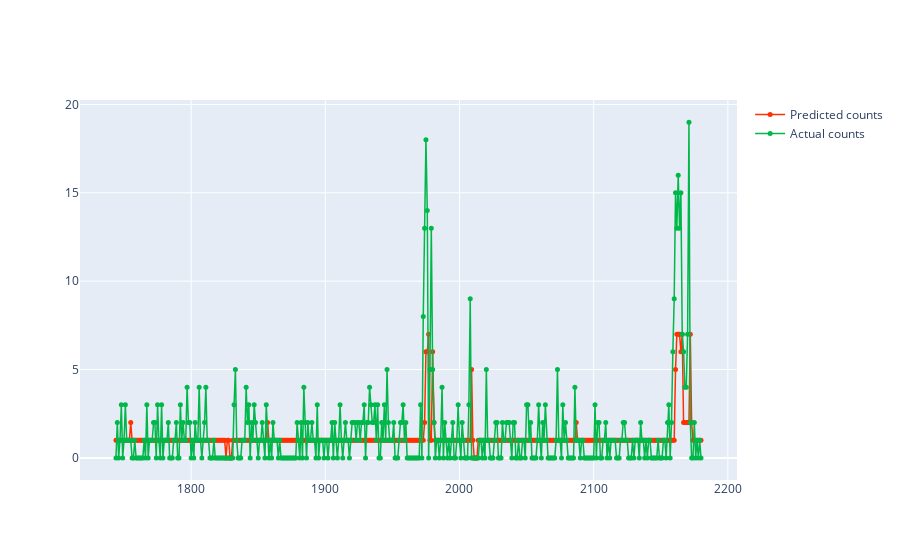

Write notebook code for a chart like this one.
### Code cell
import plotly.graph_objects as go

fig = go.Figure()
fig.add_trace(go.Scatter(x = X_test.index, y = [*map(round, GBDTmodel.predict(X_test))],
                    mode = 'lines+markers',
                    name = 'Predicted counts',
                         marker = dict(color = '#FF3100', size = 5),
                         line = dict(color = '#FF3100', width = 1.5)
                         ))
fig.add_trace(go.Scatter(x = X_test.index, y = y_test,
                    mode = 'lines+markers',
                    name = 'Actual counts',
                         marker = dict(color = '#00B74A', size = 5),
                         line = dict(color = '#00B74A', width = 1.5)))

fig.show()

### Figure 1 — Plotly figure (JSON) as saved in the notebook; plotly's stock layout.template omitted (floating-point values rounded to 4 significant figures; data arrays with more than 128 entries replaced by an {"elided": "..."} marker saying what was removed)
{"data": [{"line": {"color": "#FF3100", "width": 1.5}, "marker": {"color": "#FF3100", "size": 5}, "mode": "lines+markers", "name": "Predicted counts", "type": "scatter", "x": {"elided": "437 int values"}, "y": {"elided": "437 int values"}}, {"line": {"color": "#00B74A", "width": 1.5}, "marker": {"color": "#00B74A", "size": 5}, "mode": "lines+markers", "name": "Actual counts", "type": "scatter", "x": {"elided": "437 int values"}, "y": {"elided": "437 int values"}}], "layout": {}}
